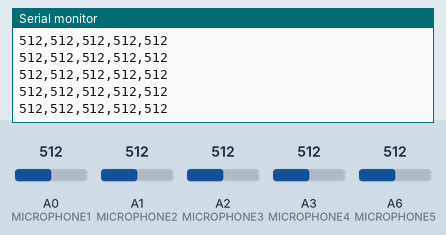
A sketch run on a simulated Arduino Nano, built with avr-gcc and run on an emulated ATmega328P. Shown: the last lines printed to the serial monitor. Inputs (shaded band) come from the test bench; at power-on: A0 (MICROPHONE1) = 512, A1 (MICROPHONE2) = 512, A2 (MICROPHONE3) = 512, A3 (MICROPHONE4) = 512, A6 (MICROPHONE5) = 512.

Above: at 1.2 s.
1.3 s: A0 (MICROPHONE1) set to 109
At 2.1 s:
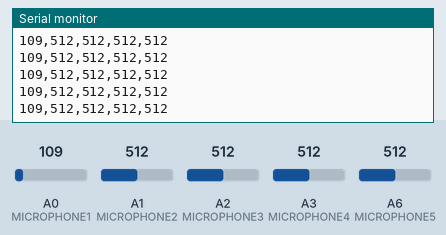
2.8 s: A0 (MICROPHONE1) set to 90
At 3.8 s:
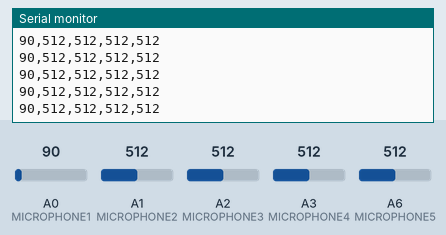
Timing chart, 0 to 5.8 s (numbered marks = the images above; inputs shaded):
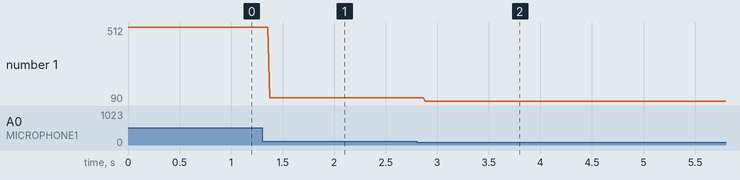

The sketch:

Program_Test_1_and_2.ino
```cpp
#include <Servo.h>

// analog inputs for all microphones
#define MICROPHONE1 A0
#define MICROPHONE2 A1
#define MICROPHONE3 A2
#define MICROPHONE4 A3
#define MICROPHONE5 A6
#define SCALEFACTOR 1000

// object of the servo class
Servo directionServo;

// amplitudes of all microphones
int amplitudes[] = {0,0,0,0,0};
// array containing normalized amplitudes
float normalized[] = {0,0,0,0,0};
// size of Amplitudes array
int amplitudeNumber = 5;
// maximum value and index of amplitudes
int max_A = 0;
int max_i = 0;

// method for normalizing all amplitudes to the greatest amplitude
void normalizeAmplitudes() {
  // 1. determine maximum amplitude
  getMaximumAmplitude();
  // 2. divide all other amplitudes by the found maximum amplitude
  for(int i=0;i<amplitudeNumber;i++) {
    normalized[i] = float(amplitudes[i]) * SCALEFACTOR / float(max_A);
  }
}

void getMaximumAmplitude() {
  max_A = 0;
  max_i = 0;
  for(int i=0;i<amplitudeNumber;i++) {
    if(abs(amplitudes[i])>max_A) {
      max_A = amplitudes[i];
      max_i = i;
    }
  }
}

void plotNormal() {
  Serial.print(amplitudes[0]);
  Serial.print(",");
  Serial.print(amplitudes[1]);
  Serial.print(",");
  Serial.print(amplitudes[2]);
  Serial.print(",");
  Serial.print(amplitudes[3]);
  Serial.print(",");
  Serial.println(amplitudes[4]);
}

void plotNormalized() {
  normalizeAmplitudes();
  Serial.print(normalized[0]);
  Serial.print(",");
  Serial.print(normalized[1]);
  Serial.print(",");
  Serial.print(normalized[2]);
  Serial.print(",");
  Serial.print(normalized[3]);
  Serial.print(",");
  Serial.println(normalized[4]);
}

void setup() {
  Serial.begin(9600);
  // set up analog inputs
  pinMode(MICROPHONE1,INPUT);
  pinMode(MICROPHONE2,INPUT);
  pinMode(MICROPHONE3,INPUT);
  pinMode(MICROPHONE4,INPUT);
  pinMode(MICROPHONE5,INPUT);
}

void loop() {
  amplitudes[0] = analogRead(MICROPHONE1);
  amplitudes[1] = analogRead(MICROPHONE2);
  amplitudes[2] = analogRead(MICROPHONE3);
  amplitudes[3] = analogRead(MICROPHONE4);
  amplitudes[4] = analogRead(MICROPHONE5);
  plotNormal();
  //plotNormalized();
}
```

Measured:
- after the input at 1.3 s, the serial monitor: prints a new line after 0.08 s (image 1)
- after the input at 2.8 s, the serial monitor: prints a new line after 0.08 s (image 2)
- plotted number 1: 512 → 109 after the input at 1.3 s, 109 → 90 after the input at 2.8 s
